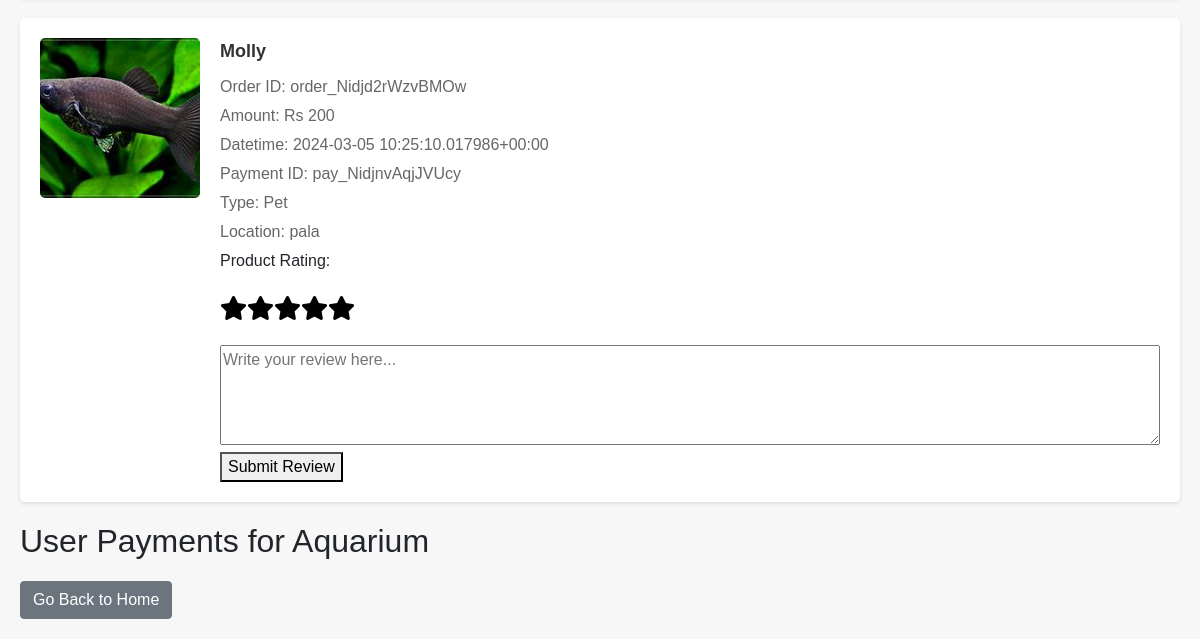
The page /order/ (signed in, lower part) on the database as committed earlier.
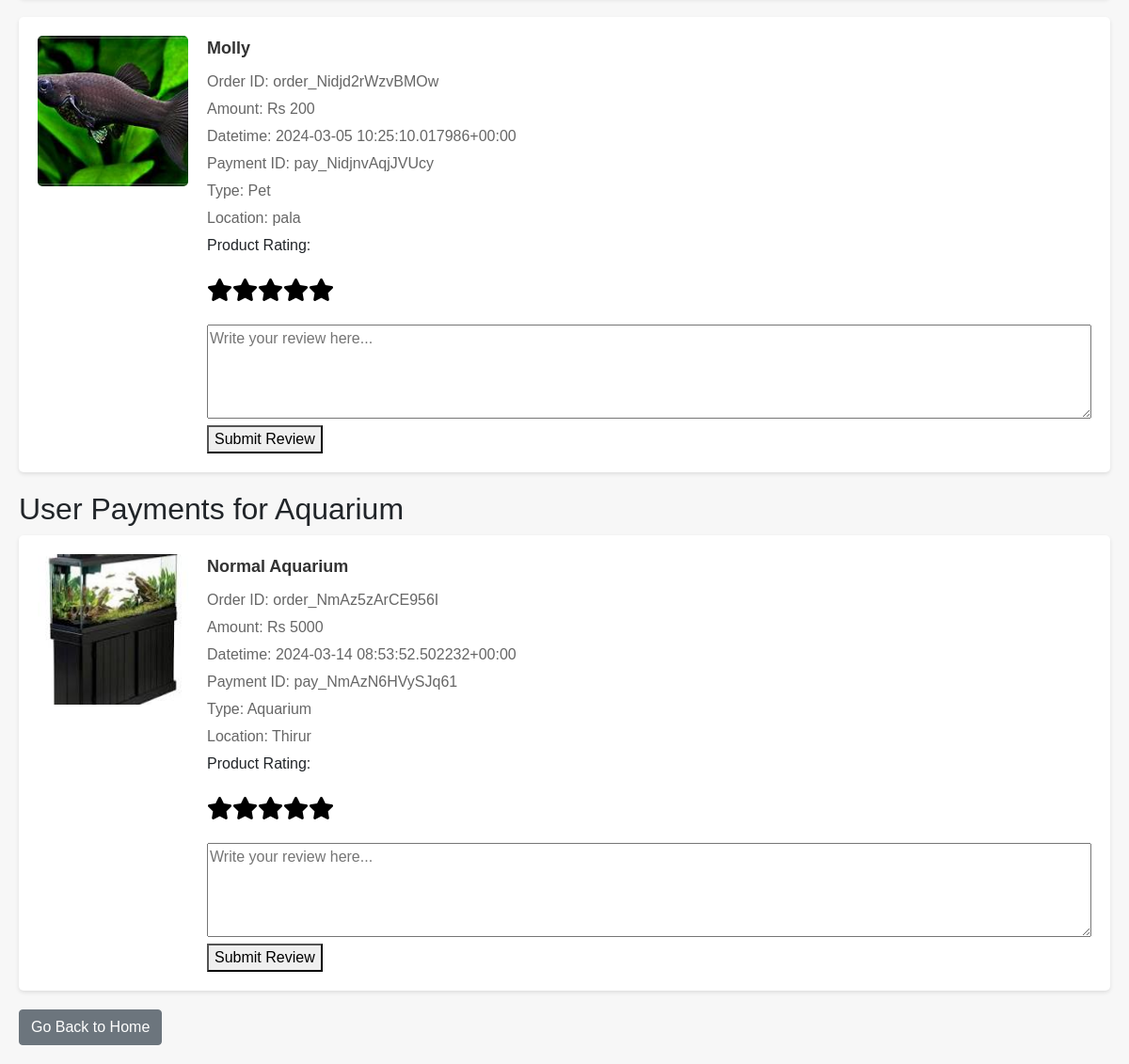
The same page on the database as committed later.
### aapmapp/models.py (models this page shows, shortened)
class Userpayment(models.Model):
    user      =     models.ForeignKey(dealer, on_delete=models.CASCADE,null=True,blank=True)
    cart = models.IntegerField(blank=True, null=True)
    amount = models.IntegerField(default=0)
    datetime = models.TextField(default="empty")
    order_id_data = models.TextField(default="empty")
    payment_id_data = models.TextField(default="empty")
    item = models.ForeignKey(Pet,on_delete=models.CASCADE, null=False)
    status = models.TextField(default="active")

class Pet(models.Model):
    dealer = models.ForeignKey(dealer, on_delete=models.CASCADE)  # Add this line to create the foreign key relationship
    CATEGORY_CHOICES = [
        ('dog', 'Dogs'),
        ('cat', 'Cats'),
        ('fish', 'Fish'),
        ('bird', 'Birds'),
    ]
    category = models.CharField(max_length=4, choices=CATEGORY_CHOICES)
    pet_breed = models.CharField(max_length=100, null=True)
    pet_age = models.CharField(max_length=10 ,null=True)
    pet_description = models.TextField(max_length=30, null=True)
    price = models.DecimalField(max_digits=10, decimal_places=2)
    quantity = models.PositiveIntegerField()
    location = models.CharField(max_length=100)
    image = models.ImageField(upload_to='pet_images/')

class Userpayment_aquarium(models.Model):
    user      =     models.ForeignKey(dealer, on_delete=models.CASCADE,null=True,blank=True)
    cart = models.IntegerField(blank=True, null=True)
    amount = models.IntegerField(default=0)
    datetime = models.TextField(default="empty")
    order_id_data = models.TextField(default="empty")
    payment_id_data = models.TextField(default="empty")
    item = models.ForeignKey(Aquarium,on_delete=models.CASCADE, null=False)
    status = models.TextField(default="active")

class Aquarium(models.Model):
    dealer = models.ForeignKey(dealer, on_delete=models.CASCADE)  # Add this line to create the foreign key relationship
    name = models.CharField(max_length=100)
    price = models.DecimalField(max_digits=10, decimal_places=2)
    quantity = models.PositiveIntegerField()
    location = models.CharField(max_length=100)
    description = models.TextField(max_length=30, null=True)
    image = models.ImageField(upload_to='aquarium_images/')

### aapmapp/views.py (the view)
# urls.py: path('order/', views.order, name='order'),
@login_required
def order(request):
    customer = request.user
    user_payments = Userpayment.objects.filter(user=customer)
    user_payments_aquarium = Userpayment_aquarium.objects.filter(user=customer)
    pets = Pet.objects.all()
    pet_ids = [pet.id for pet in pets]
    return render(request, 'order.html', {'user_payments': user_payments, 'user_payments_aquarium': user_payments_aquarium, 'pet_ids': pet_ids})

### aapmapp/templates/order.html (shortened to what the changed rows need)
<!DOCTYPE html>
<html lang="en">
<head>
    <link rel="stylesheet" href="https://maxcdn.bootstrapcdn.com/bootstrap/4.5.2/css/bootstrap.min.css">
    <link rel="stylesheet" href="https://cdnjs.cloudflare.com/ajax/libs/font-awesome/5.15.4/css/all.min.css">
</head>
<body>
    <div class="container">
        {% for payment in user_payments %}
        <div class="order-item">
            <div class="item-details">
                <img src="{{ payment.item.image.url }}" alt="Product Image" class="item-image">
                <div class="item-info">
                    <div class="item-name">{{ payment.item.pet_breed }}</div>
                    <div class="item-meta">Order ID: {{ payment.order_id_data }}</div>
                    <div class="item-meta">Amount: Rs {{ payment.amount }}</div>
                    <div class="item-meta">Datetime: {{ payment.datetime }}</div>
                    <div class="item-meta">Payment ID: {{ payment.payment_id_data }}</div>
                    <div class="item-meta">Type: Pet</div>
                    <div class="item-meta">Location: {{ payment.item.location }}</div>
                    <div class="review-form">
                        <form method="post" action="{% url 'submit_review' payment.item.id %}">
                            <label for="product_rating">Product Rating:</label>
                            <div class="rating">
                                <label for="star5_{{ payment.id }}"><i class="fas fa-star "></i></label>
                                <label for="star4_{{ payment.id }}"><i class="fas fa-star "></i></label>
                                <label for="star3_{{ payment.id }}"><i class="fas fa-star "></i></label>
                                <label for="star2_{{ payment.id }}"><i class="fas fa-star "></i></label>
                                <label for="star1_{{ payment.id }}"><i class="fas fa-star "></i></label>
                            </div>
                            <textarea name="product_review" placeholder="Write your review here...">{{ payment.review }}</textarea>
                            <button type="submit">Submit Review</button>
                        </form>
                    </div>
                </div>
            </div>
        </div>
        {% endfor %}
        <h2>User Payments for Aquarium</h2>
        {% for payment in user_payments_aquarium %}
        <div class="order-item">
            <div class="item-details">
                <img src="{{ payment.item.image.url }}" alt="Product Image" class="item-image">
                <div class="item-info">
                    <div class="item-name">{{ payment.item.name }}</div>
                    <div class="item-meta">Order ID: {{ payment.order_id_data }}</div>
                    <div class="item-meta">Amount: Rs {{ payment.amount }}</div>
                    <div class="item-meta">Datetime: {{ payment.datetime }}</div>
                    <div class="item-meta">Payment ID: {{ payment.payment_id_data }}</div>
                    <div class="item-meta">Type: Aquarium</div>
                    <div class="item-meta">Location: {{ payment.item.location }}</div>
                    <div class="review-form">
                        <form method="post" action="{% url 'submit_review_aqu' payment.item.id %}">
                            <label for="product_rating_aqu">Product Rating:</label>
                            <div class="rating">
                                <label for="star5_aqu_{{ payment.id }}"><i class="fas fa-star "></i></label>
                                <label for="star4_aqu_{{ payment.id }}"><i class="fas fa-star "></i></label>
                                <label for="star3_aqu_{{ payment.id }}"><i class="fas fa-star "></i></label>
                                <label for="star2_aqu_{{ payment.id }}"><i class="fas fa-star "></i></label>
                                <label for="star1_aqu_{{ payment.id }}"><i class="fas fa-star "></i></label>
                            </div>
                            <textarea name="product_review_aqu" placeholder="Write your review here...">{{ payment.review }}</textarea>
                            <button type="submit">Submit Review</button>
                        </form>
                    </div>
                </div>
            </div>
        </div>
        {% endfor %}
    </div>
</body>
</html>

Rows that differ between the two databases and show on the page:
added Userpayment_aquarium: item.image (picture), item.name "Normal Aquarium", order_id_data "order_NmAz5zArCE956I", amount "5000", datetime "2024-03-14 08:53:52.502232+00:00", payment_id_data "pay_NmAzN6HVySJq61", item.location "Thirur"
